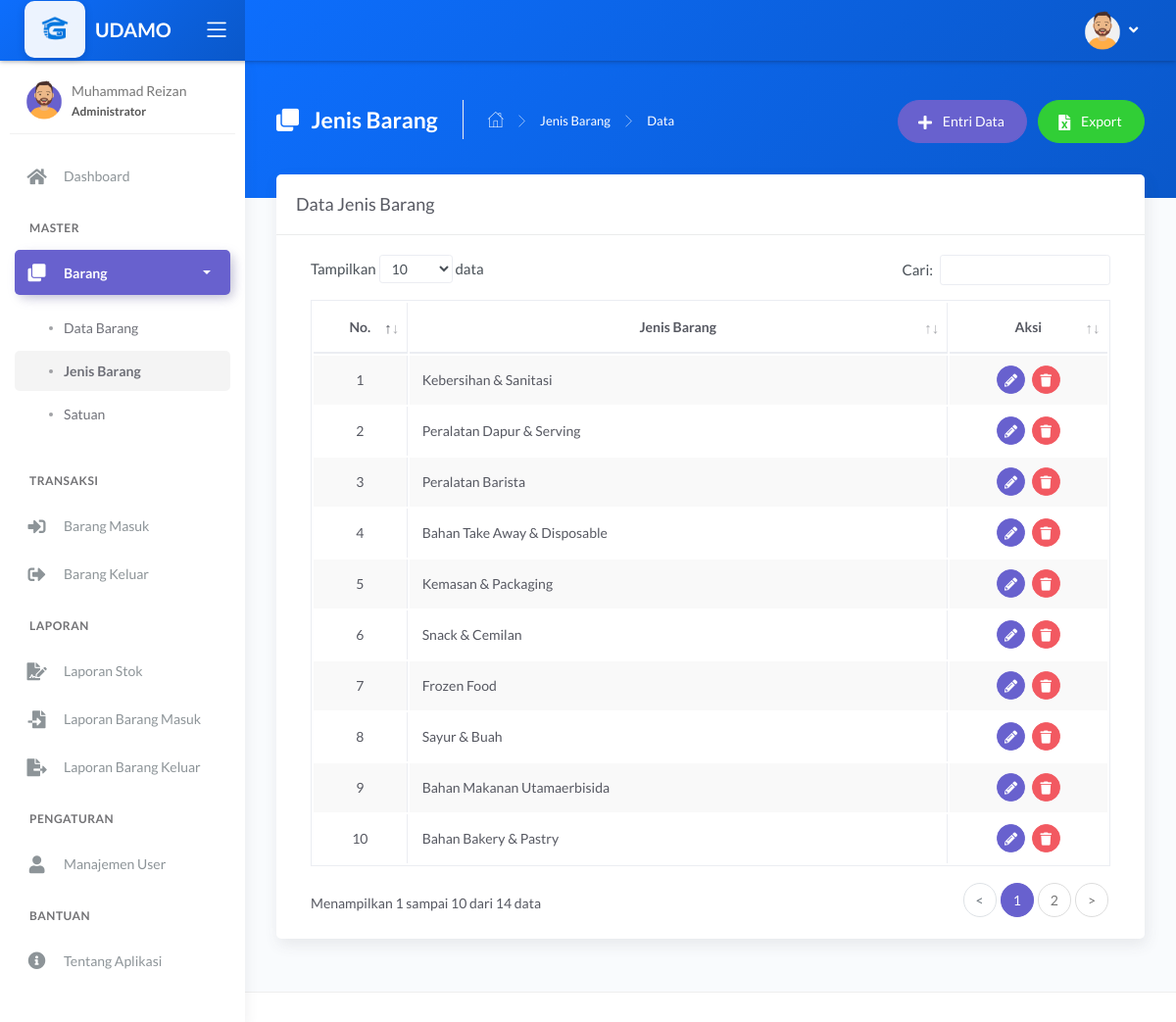
Screenshot of /main.php?module=jenis (signed in) with the database file from the repository.
### tables this page shows
CREATE TABLE `tbl_jenis` (
  `id_jenis` int(11) NOT NULL,
  `nama_jenis` varchar(50) NOT NULL
);

### modules/jenis/tampil_data.php (the view, shortened to what this page needs)
<?php
if (basename($_SERVER['PHP_SELF']) === basename(__FILE__)) {
    header('location: 404.html');
}
else {
?>
<div class="panel-header" style="background: linear-gradient(135deg, #0d6efd, #0a58ca);">
        <div class="page-inner py-45">
            <div class="d-flex align-items-left align-items-md-top flex-column flex-md-row">
                <div class="page-header text-white">
                    <h4 class="page-title text-white"><i class="fas fa-clone mr-2"></i> Jenis Barang</h4>
                    <ul class="breadcrumbs">
                        <li class="nav-home"><a href="?module=dashboard"><i class="flaticon-home text-white"></i></a></li>
                        <li class="separator"><i class="flaticon-right-arrow"></i></li>
                        <li class="nav-item"><a href="?module=jenis" class="text-white">Jenis Barang</a></li>
                        <li class="separator"><i class="flaticon-right-arrow"></i></li>
                        <li class="nav-item"><a>Data</a></li>
                    </ul>
                </div>
                <div class="ml-md-auto py-2 py-md-0">
                    <a href="?module=form_entri_jenis" class="btn btn-secondary btn-round mr-2">
                        <span class="btn-label"><i class="fa fa-plus mr-2"></i></span> Entri Data
                    </a>
                    <a href="modules/jenis/export.php" class="btn btn-success btn-round">
                        <span class="btn-label"><i class="fa fa-file-excel mr-2"></i></span> Export
                    </a>
                </div>
            </div>
        </div>
    </div>
    <div class="page-inner mt--5">
        <div class="card">
            <div class="card-header">
                <div class="card-title">Data Jenis Barang</div>
            </div>
            <div class="card-body">
                <div class="table-responsive">
                    <table id="basic-datatables" class="display table table-bordered table-striped table-hover">
                        <thead>
                            <tr>
                                <th class="text-center">No.</th>
                                <th class="text-center">Jenis Barang</th>
                                <th class="text-center">Aksi</th>
                            </tr>
                        </thead>
                        <tbody>
                            <?php
                            $no = 1;
                            $query = mysqli_query($mysqli, "SELECT * FROM tbl_jenis ORDER BY id_jenis DESC")
                                                            or die('Ada kesalahan pada query tampil data : ' . mysqli_error($mysqli));
                            while ($data = mysqli_fetch_assoc($query)) { ?>
                                <tr>
                                    <td width="30" class="text-center"><?php echo $no++; ?></td>
                                    <td width="300"><?php echo $data['nama_jenis']; ?></td>
                                    <td width="70" class="text-center">
                                        <div>
                                            <a href="?module=form_ubah_jenis&id=<?php echo $data['id_jenis']; ?>" class="btn btn-icon btn-round btn-secondary btn-sm mr-md-1" data-toggle="tooltip" data-placement="top" title="Ubah">
                                                <i class="fas fa-pencil-alt fa-sm"></i>
                                            </a>
                                            <a href="modules/jenis/proses_hapus.php?id=<?php echo $data['id_jenis']; ?>" onclick="return confirm('Anda yakin ingin menghapus data jenis barang <?php echo $data['nama_jenis']; ?>?')" class="btn btn-icon btn-round btn-danger btn-sm" data-toggle="tooltip" data-placement="top" title="Hapus">
                                                <i class="fas fa-trash fa-sm"></i>
                                            </a>
                                        </div>
                                    </td>
                                </tr>
                            <?php } ?>
                        </tbody>
                    </table>
                </div>
            </div>
        </div>
    </div>
<?php } ?>

### rows the page displays
tbl_jenis: nama_jenis "Kebersihan & Sanitasi"
tbl_jenis: nama_jenis "Peralatan Dapur & Serving"
tbl_jenis: nama_jenis "Peralatan Barista"
tbl_jenis: nama_jenis "Bahan Take Away & Disposable"
tbl_jenis: nama_jenis "Kemasan & Packaging"
tbl_jenis: nama_jenis "Snack & Cemilan"
tbl_jenis: nama_jenis "Frozen Food"
tbl_jenis: nama_jenis "Sayur & Buah"
tbl_jenis: nama_jenis "Bahan Makanan Utamaerbisida"
tbl_jenis: nama_jenis "Bahan Bakery & Pastry"

### other values shown
$_SESSION['nama_user'] "Muhammad Reizan"
$_SESSION['hak_akses'] "Administrator"
